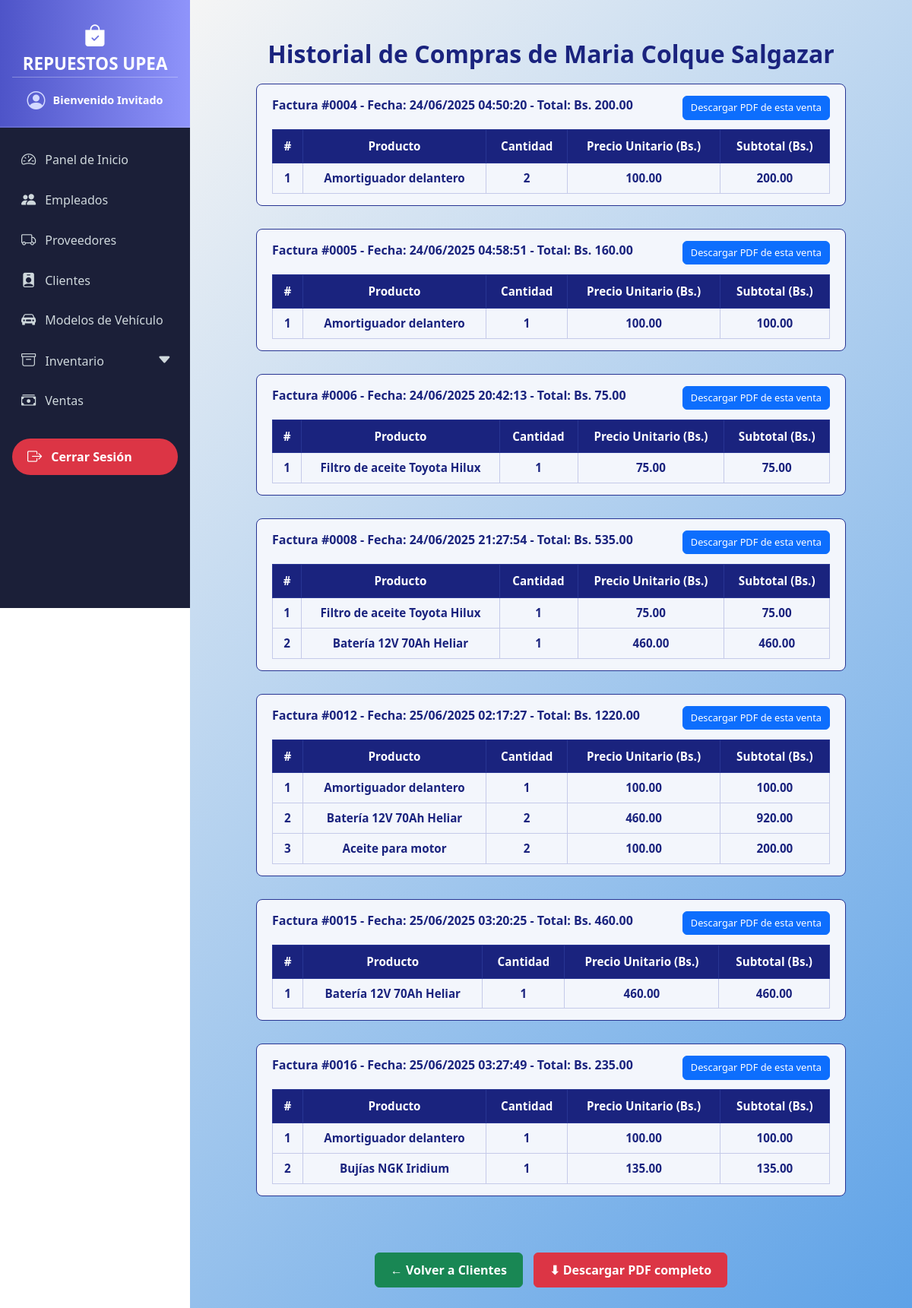
The app's page /clientes/2/historial with its own data.
### models/cliente_model.py (models this page shows, shortened)
class Cliente(db.Model):
    __tablename__ = "clientes"
    id = db.Column(db.Integer, primary_key=True)
    nombre = db.Column(db.String(80), nullable=False)
    email = db.Column(db.String(100), nullable=False)
    telefono = db.Column(db.String(20), nullable=False)
    ventas = db.relationship('Venta',back_populates='cliente')
    @staticmethod
    def get_by_id(id):
        return Cliente.query.get(id)

### models/venta_model.py (models this page shows, shortened)
class Venta(db.Model):
    __tablename__ = "ventas"
    id = db.Column(db.Integer, primary_key=True)
    fecha = db.Column(db.DateTime, default=datetime.utcnow, nullable=False)
    cliente_id = db.Column(db.Integer, db.ForeignKey("clientes.id"))
    empleado_id = db.Column(db.Integer, db.ForeignKey("empleados.id"))
    metodo_pago = db.Column(db.String(50), nullable=False)
    modelo_vehiculo_id = db.Column(db.Integer, db.ForeignKey("modelos_vehiculos.id"), nullable=True)
    total = db.Column(db.Float, nullable=False)
    cliente = db.relationship("Cliente", back_populates="ventas")
    empleado = db.relationship("Empleado", back_populates="ventas")
    detalles = db.relationship("DetalleVenta", back_populates="venta", cascade="all, delete-orphan")
    modelo_vehiculo = db.relationship("ModeloVehiculo", back_populates="ventas")
    def delete(self):
        db.session.delete(self)
        db.session.commit()

### models/detalle_venta_model.py (models this page shows, shortened)
class DetalleVenta(db.Model):
    __tablename__ = "detalle_venta"
    id = db.Column(db.Integer, primary_key=True)
    venta_id = db.Column(db.Integer, db.ForeignKey("ventas.id"))
    producto_id = db.Column(db.Integer, db.ForeignKey("productos.id"))
    cantidad = db.Column(db.Integer, nullable=False)
    precio_unitario = db.Column(db.Float, nullable=False)
    subtotal = db.Column(db.Float, nullable=False)
    venta = db.relationship("Venta", back_populates="detalles")
    producto = db.relationship("Producto", back_populates="detalles_venta")

### models/producto_model.py (models this page shows, shortened)
class Producto(db.Model):
    __tablename__ = "productos"
    id = db.Column(db.Integer, primary_key=True)
    nombre = db.Column(db.String(100), nullable=False)
    descripcion = db.Column(db.String(255))
    precio = db.Column(db.Float, nullable=False)
    stock = db.Column(db.Integer, nullable=False)
    imagen = db.Column(db.String(255), nullable=True)
    categoria_id = db.Column(db.Integer, db.ForeignKey("categorias.id"))
    categoria = db.relationship("Categoria", back_populates="productos")
    proveedores = db.relationship("ProductoProveedor", back_populates="producto")
    detalles_venta = db.relationship("DetalleVenta", back_populates="producto")

### controllers/cliente_controller.py (the view)
@cliente_bp.route('/<int:id>/historial')
def historial(id):
    cliente = Cliente.get_by_id(id)
    if not cliente:
        abort(404)
    return render_template('clientes/historial.html', cliente=cliente)

### run.py (called while the page is built)
@app.context_processor
def inject_active_path():
    def is_active(path):
        return 'active' if request.path == path else ''
    return dict(is_active=is_active)

@app.context_processor
def inject_carrito_count():
    carrito = session.get('carrito', {})
    total = sum(item['cantidad'] for item in carrito.values()) if carrito else 0
    return dict(carrito_count=total)

### templates/clientes/historial.html (shortened to what this page needs)
{% extends 'base.html' %}
{% block content %}
<div class="container" id="contenidoPDF">
  <h1 id="tituloPDF">Historial de Compras de {{ cliente.nombre }}</h1>
  <div id="ventasContenedor">
    {% if cliente.ventas %}
      {% for venta in cliente.ventas %}
      <div class="venta-block" id="venta-{{ venta.id }}">
        <div class="venta-header">
          Factura #{{ '%04d' | format(venta.id) }} - Fecha: {{ venta.fecha.strftime('%d/%m/%Y %H:%M:%S') }} - Total: Bs. {{ '%.2f'|format(venta.total) }}
        </div>
        <button class="btn btn-primary btn-venta-pdf" onclick="descargarVentaPDF('{{ venta.id }}', this)">
          Descargar PDF de esta venta
        </button>
        <div class="table-wrapper">
          <table>
            <thead>
              <tr>
                <th>#</th>
                <th>Producto</th>
                <th>Cantidad</th>
                <th>Precio Unitario (Bs.)</th>
                <th>Subtotal (Bs.)</th>
              </tr>
            </thead>
            <tbody>
              {% for detalle in venta.detalles %}
              <tr>
                <td>{{ loop.index }}</td>
                <td>{{ detalle.producto.nombre }}</td>
                <td>{{ detalle.cantidad }}</td>
                <td>{{ '%.2f'|format(detalle.precio_unitario) }}</td>
                <td>{{ '%.2f'|format(detalle.subtotal) }}</td>
              </tr>
              {% endfor %}
            </tbody>
          </table>
        </div>
      </div>
      {% endfor %}
    {% else %}
      <p style="text-align:center; color:#1a237e; font-style: italic;">No hay historial de compras para este cliente.</p>
    {% endif %}
  </div>
</div>
<div class="no-print text-center mt-4" id="botonesAccion">
  <a href="{{ url_for('cliente.index') }}" class="btn btn-success" style="padding: 10px 20px; font-weight: 700;">
    ← Volver a Clientes
  </a>
  <button onclick="descargarPDF()" class="btn btn-danger" style="padding: 10px 20px; font-weight: 700; margin-left: 10px;">
    ⬇ Descargar PDF completo
  </button>
</div>
{% endblock %}

### templates/base.html (style rules this page uses)
body { margin: 0; padding: 0; font-family: 'Segoe UI', Tahoma, Geneva, Verdana, sans-serif; }

### templates/clientes/historial.html (style rules this page uses)
#contenidoPDF { max-width: 8.5in; width: 100%; margin-left: auto; margin-right: auto; box-sizing: border-box; padding: 20px; }
h1, .venta-block, table, thead, tbody, tr, th, td { page-break-inside: avoid !important; page-break-after: auto !important; }
h1 { page-break-after: avoid; color: #1a237e; text-align: center; margin-bottom: 20px; font-weight: 700; font-size: 2rem; }
.venta-block { page-break-before: avoid; margin-bottom: 30px; border: 1px solid #283593; border-radius: 8px; padding: 15px 20px; background-color: #f3f6fc; position: relative; }
.venta-header { font-weight: 700; color: #1a237e; margin-bottom: 10px; }
.table-wrapper { width: 100%; overflow-x: auto; -webkit-overflow-scrolling: touch; }
table { width: 100%; border-collapse: collapse; margin-top: 10px; font-size: 0.95rem; min-width: 600px; }
thead { background-color: #1a237e; color: white; }
thead th { padding: 10px 12px; border: 1px solid #283593; font-weight: 700; text-align: center; }
tbody td { border: 1px solid #c5cae9; padding: 8px 12px; text-align: center; color: #1a237e; font-weight: 600; }
.btn-venta-pdf { position: absolute; top: 15px; right: 20px; font-size: 0.8rem; padding: 5px 10px; }

### records on screen
Cliente: nombre "Maria Colque Salgazar"
Venta: id "0004", fecha "24/06/2025 04:50:20", total "200.00"
DetalleVenta: producto.nombre "Amortiguador delantero", cantidad "2", precio_unitario "100.00", subtotal "200.00"
Venta: id "0005", fecha "24/06/2025 04:58:51", total "160.00"
DetalleVenta: producto.nombre "Amortiguador delantero", cantidad "1", precio_unitario "100.00", subtotal "100.00"
Venta: id "0006", fecha "24/06/2025 20:42:13", total "75.00"
DetalleVenta: producto.nombre "Filtro de aceite Toyota Hilux", cantidad "1", precio_unitario "75.00", subtotal "75.00"
Venta: id "0008", fecha "24/06/2025 21:27:54", total "535.00"
DetalleVenta: producto.nombre "Filtro de aceite Toyota Hilux", cantidad "1", precio_unitario "75.00", subtotal "75.00"
DetalleVenta: producto.nombre "Batería 12V 70Ah Heliar", cantidad "1", precio_unitario "460.00", subtotal "460.00"
Venta: id "0012", fecha "25/06/2025 02:17:27", total "1220.00"
DetalleVenta: producto.nombre "Amortiguador delantero", cantidad "1", precio_unitario "100.00", subtotal "100.00"
DetalleVenta: producto.nombre "Batería 12V 70Ah Heliar", cantidad "2", precio_unitario "460.00", subtotal "920.00"
DetalleVenta: producto.nombre "Aceite para motor", cantidad "2", precio_unitario "100.00", subtotal "200.00"
Venta: id "0015", fecha "25/06/2025 03:20:25", total "460.00"
DetalleVenta: producto.nombre "Batería 12V 70Ah Heliar", cantidad "1", precio_unitario "460.00", subtotal "460.00"
Venta: id "0016", fecha "25/06/2025 03:27:49", total "235.00"
DetalleVenta: producto.nombre "Amortiguador delantero", cantidad "1", precio_unitario "100.00", subtotal "100.00"
DetalleVenta: producto.nombre "Bujías NGK Iridium", cantidad "1", precio_unitario "135.00", subtotal "135.00"
